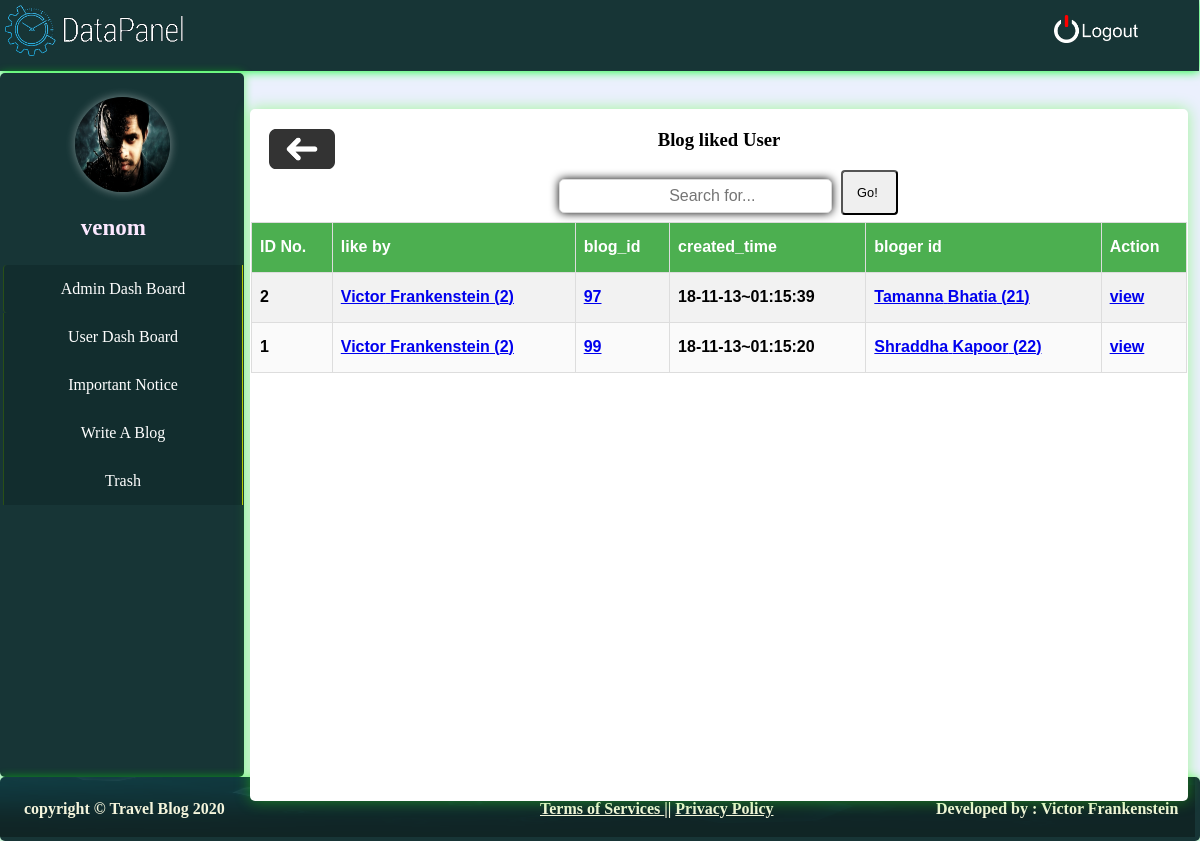
/admin/like.php (signed in), run on the app's committed database.
### tables this page shows
CREATE TABLE `likes` (
  `id` int(11) NOT NULL,
  `user_id` int(11) NOT NULL,
  `post_id` int(11) NOT NULL,
  `created_time` varchar(255) NOT NULL,
  `which_blog` int(11) NOT NULL
);

CREATE TABLE `user_login` (
  `id` int(11) NOT NULL,
  `name` varchar(255) NOT NULL,
  `last_name` varchar(255) NOT NULL,
  `gender` varchar(255) NOT NULL,
  `username` varchar(255) NOT NULL,
  `email` varchar(255) NOT NULL,
  `password` varchar(255) NOT NULL,
  `p_photo` varchar(255) NOT NULL DEFAULT 'upload/images.png',
  `login_time` datetime NOT NULL DEFAULT CURRENT_TIMESTAMP,
  `work` varchar(255) NOT NULL DEFAULT 'work',
  `country` varchar(255) NOT NULL DEFAULT 'country',
  `b_date` int(255) NOT NULL DEFAULT '1',
  `b_day` int(255) NOT NULL DEFAULT '1',
  `b_year` int(255) NOT NULL DEFAULT '2000',
  `contact` varchar(255) NOT NULL DEFAULT 'contact',
  `login_attempt` varchar(255) NOT NULL DEFAULT '0',
  `last_seen` varchar(255) NOT NULL DEFAULT '0',
  `ip` varchar(255) NOT NULL
);

### admin/like.php (the view, shortened to what this page needs)
<?php
require('connection.php');
require('slice/header.php');
require('slice/sidebar.php');
require('slice/footer.php');
	$query="select * from  likes ORDER BY id DESC";
	$req=mysqli_query($con,$query);
?>
<!DOCTYPE html>
<html>
	<head>
	</head>
	<body  class="bd">
		<div class="view" >
			<h3><a href="userdash.php"><abbr title="Back"><img src="photos/backbutton.png"></abbr></a>Blog liked  User</h3>
			<form action="" method="post">
            <div class="input-group" style="width: 50%;margin-top: 2%;margin-left: 22%;padding-bottom: 0px;margin-bottom: 0px;">
              <input type="text" name="search" class="form-control" placeholder="Search for..." style="width: 50%;">
              <span class="input-group-btn" style="padding-top: 8px;">
                <button class="btn btn-secondary " type="submit" name="submit">Go!</button>
              </span>
            </div>
            </form>
        <?php
      if(!empty($getresult)){?>
			<table id="customers">
    <tr>
      <th>ID No.</th>
      <th>like by</th>
      <th>blog_id</th>
      <th>created_time</th>
      <th>bloger id</th>
      <th>Action</th>
    </tr>
       <?php while( $arr_profile=mysqli_fetch_assoc($req_profile)){
           $ird=$arr_profile['user_id'];
           $ird1=$arr_profile['which_blog'];
          $sq11="select * from user_login where id='$ird'";
  $re11=mysqli_query($con,$sq11);
  $getdata=mysqli_fetch_assoc($re11);
  $sq111="select * from user_login where id='$ird1'";
  $re111=mysqli_query($con,$sq111);
  $getdata1=mysqli_fetch_assoc($re111);
          ?>
					<tr>
      <td><?php echo $arr_profile['id']?></td>
      <td><a href="userview.php?iv=<?php echo $getdata['username']?>"><?php echo $getdata['name'].'&nbsp'.$getdata['last_name'].'&nbsp('.$arr_profile['user_id'].')'?></a></td>
      <td><?php echo $arr_profile['post_id']?></td>
      <td><?php echo date("y-m-d~H:i:s",$arr_profile['created_time'])?></td>
      <td><a href="userview.php?iv=<?php echo $getdata1['username']?>"><?php echo $getdata1['name'].'&nbsp'.$getdata1['last_name'].'&nbsp('.$arr_profile['which_blog'].')'?></a></td>
      <td ><a href="userblogview.php?id=<?php echo base64_encode($arr_profile['post_id'])?>">view</a></td>
    </tr>
				<?php }?>
				</table>
            <?php }else{?>
			<div style="overflow-x:auto;">
  <table id="customers">
    <tr>
     <th>ID No.</th>
      <th>like by</th>
      <th>blog_id</th>
      <th>created_time</th>
      <th>bloger id</th>
      <th>Action</th>
    </tr>
    <?php while($arr=mysqli_fetch_assoc($req)){
            $ird=$arr['user_id'];
            $ird1=$arr['which_blog'];
    $sq11="select * from user_login where id='$ird'";
  $re11=mysqli_query($con,$sq11);
  $getdata=mysqli_fetch_assoc($re11);
  $sq111="select * from user_login where id='$ird1'";
  $re111=mysqli_query($con,$sq111);
  $getdata1=mysqli_fetch_assoc($re111);?>
    <tr>
     <td><?php echo $arr['id']?></td>
      <td><a href="userview.php?iv=<?php echo $getdata['username']?>"><?php echo $getdata['name'].'&nbsp'.$getdata['last_name'].'&nbsp('.$arr['user_id'].')'?></a></td>
      <td><a href="userblog.php?iv=<?php echo $arr['post_id']?>"><?php echo $arr['post_id']?></a></td>
      <td><?php echo date("y-m-d~H:i:s",$arr['created_time'])?></td>
      <td><a href="userview.php?iv=<?php echo $getdata1['username']?>"><?php echo $getdata1['name'].'&nbsp'.$getdata1['last_name'].'&nbsp('.$arr['which_blog'].')'?></a></td>
      <td ><a href="userblogview.php?id=<?php echo base64_encode($arr['post_id'])?>">view</a></td>
    </tr>
    <?php }?>
  </table>
</div>
<?php }?>
</div>
</body>
</html>

### admin/connection.php (shortened to what this page needs)
<!DOCTYPE html>
<html>
	<head>
		<link rel="stylesheet" type="text/css" href="style.css">
	</head>
<body class="bd"></body>
</html>

### admin/slice/header.php (shortened to what this page needs)
<!DOCTYPE html>
<html>
<head>
</head>
<body>
	<div class="container">
		<div id="header">
		<a href="index.php"><img src="photos/datapanel-logo.png"></a>
		<a href="logout.php"><div id="logout"><img  src="photos/lgout.png"></div></a>
		</div>
	</div>
</body>
</html>

### admin/slice/sidebar.php (shortened to what this page needs)
<!DOCTYPE html>
<html>
	<head>
	</head>
	<body class="bd">
		<div class="side">
			<div class="sid">
				<br>
			<abbr title="Admin picture" ><img src="<?php echo $_SESSION['id']['photo']?>" /></abbr></div>
			<div class="sid">
			<h3> <?php echo $_SESSION['id']['username'] ."&nbsp &nbsp"; ?></h3></div>
			<div><ul class="side-bar">
				<li ><a href="index.php">Admin Dash Board</a> </li>
				<li ><a href="userdash.php">User Dash Board</a> </li>
				<li ><a href="impor.php">Important Notice</a> </li>
				<li ><a href="adminblog.php">Write A Blog</a> </li>
				<li ><a href="trash.php">Trash</a> </li>
			</ul></div>
		</div>
	</body>
</html>

### admin/slice/footer.php (shortened to what this page needs)
<!DOCTYPE html>
<html>
	<head>
	</head>
	<body>
		<div class="container">
			<div id="footer">
				<img src="photos/footer-background.jpg">
				<label class="la"><b>copyright &copy Travel Blog <?php echo date("Y");?> </label>
				<label class="la1"><a href="#">Terms of Services <a> || <a href="#">Privacy Policy</a> </label>
				<label class="la2">Developed by : Victor Frankenstein</label>
			</div>
		</div>
	</body>
</html>

### admin/style.css (style rules this page uses)
#header { background-color: #173536 ; position:sticky; margin: 0; padding:5px; height: 12%; width: 99.1%; color: aliceblue; font-size: 40px; font-style: oblique; font-family: fantasy; box-shadow:0 0 50px; -webkit-box-shadow:0 0 10px rgb(0, 255, 39); -moz-box-shadow:0 0 10px; }
#header img { height: 25%; width: 15%; }
#logout img { margin: 1px; height: 40%; width: 7%; position: absolute; right: 5%; top: 19%; }
#footer { overflow:hidden; background-color: #173536; position: sticky; height: 10%; box-shadow:0 0 10px; -webkit-box-shadow:0 0 10px rgba(0, 255, 0, 0.49); -moz-box-shadow:0 0 10px; border-radius:5px; -webkit-border-radius:5px; -moz-border-radius:5px }
#footer img { opacity: 0.3; filter: alpha(opacity=50); height: 60px; width: 99.6%; }
.la { position: absolute; top: 35%; left: 2%; color: beige; font-size-adjust: auto; }
.la1 { position: absolute; top: 35%; left: 45%; color: beige; font-size-adjust: auto; }
.la1 a { color: beige; }
.la2 { position: absolute; top: 35%; left: 78%; color: beige; font-size-adjust: auto; }
.bd { margin: 0; background-color: rgb(235, 240, 253); }
.view { overflow: auto; padding: 1px; text-align: center; border-radius: 6px; background-color: #ffffff; position: absolute; top: 13%; right: 1%; width:78%; height: 690px; box-shadow:0 0 10px; -webkit-box-shadow:0 0 15px rgba(49, 255, 0, 0.4); -moz-box-shadow:0 0 10px; border-radius:5px; -webkit-border-radius:5px; -moz-border-radius:5px }
h3 img { position: absolute; left: 2%; width: auto; height: 40px; }
.view tr { height: 50px; background-color: #fafafa; text-emphasis-position: below; overflow:hidden; }
button { padding-left: 2px; width:6%; height: 45px; position: absolute; font-size: 80%; text-align: center; color: #000000; border-radius:4px; }
.side { overflow: auto; display: block; margin-top:2px; padding:2PX; text-align: center; list-style-type:none; position:sticky; top: ; width:20%; height:700px; background-color:#173536 ; box-shadow:0 0 10px; -webkit-box-shadow:0 0 10px rgba(0, 255, 0, 0.49); -moz-box-shadow:0 0 10px; border-radius:5px; -webkit-border-radius:5px; -moz-border-radius:5px }
.side-bar { display: block; margin:0px; padding:1PX; list-style-type:none; position:sticky; top: 49px; width:100%; height:auto; background-color:#173536 ; }
li a { display:block; width:absolute; font-size:16px; text-align:center; color:#ffffff; text-decoration:none; padding:15px; background-color:#122d2e; border-right: 1px solid rgb(194, 201, 6); border-left: 1px solid rgba(66, 114, 0, 0.49); }
li:first-child a { border-radius: 4px 0 0 4px; }
.side img { position: sticky; left: 5.8%; top: 22%; height: 95px; width: 95px; padding-bottom:; border-radius: 50%; box-shadow: 0 0 10px rgba(255, 255, 255, 0.44); }
.sid h3 { color: #fce8ff; position:inherit; top: 33%; left: 6.9%; font-size: 23px; }
.form-control { text-align: center; border:1px solid #DADADA; margin:9px; margin-left: 4%; padding-left:35px; width:550px; height:30px; font-size:16px; box-shadow:0 0 10px; -webkit-box-shadow:0 0 10px; -moz-box-shadow:0 0 10px; border-radius:5px; -webkit-border-radius:5px; -moz-border-radius:5px }

### admin/like.php (style rules this page uses)
th, td { text-align: left; padding: 8px; }
tr:nth-child(even) { background-color: #f2f2f2 }
#customers { font-family: "Trebuchet MS", Arial, Helvetica, sans-serif; border-collapse: collapse; width: 100%; }
#customers td, #customers th { border: 1px solid #ddd; padding: 8px; }
#customers tr:nth-child(even) { background-color: #f2f2f2; }
#customers th { padding-top: 12px; padding-bottom: 12px; text-align: left; background-color: #4CAF50; color: white; }

### data on the page
likes: id "2", user_login.name "Victor", user_login.last_name "Frankenstein", user "2", post "97", created_time "18-11-13~01:15:39", user_login.name "Tamanna", user_login.last_name "Bhatia", which_blog "21"
likes: id "1", user_login.name "Victor", user_login.last_name "Frankenstein", user "2", post "99", created_time "18-11-13~01:15:20", user_login.name "Shraddha", user_login.last_name "Kapoor", which_blog "22"

### other printed values
$_SESSION['id']['username'] "venom"
